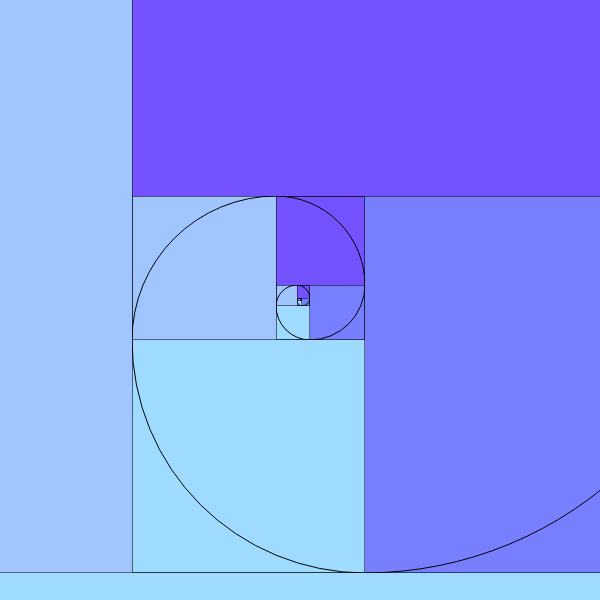
Frame 1 (no input)
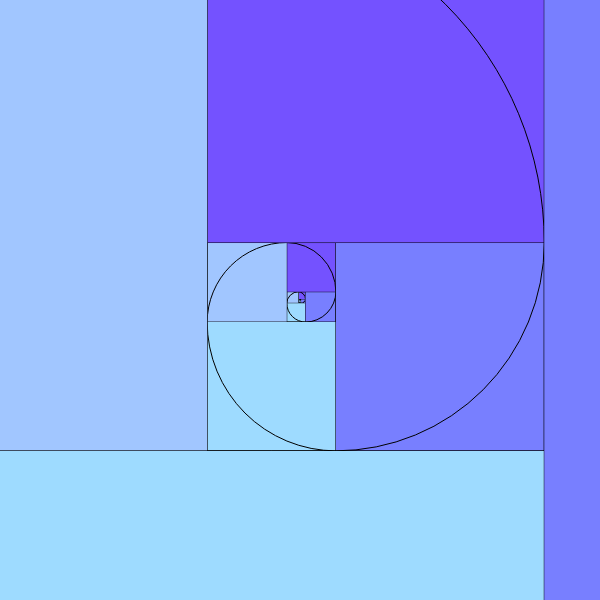
Frame 60 (no input)
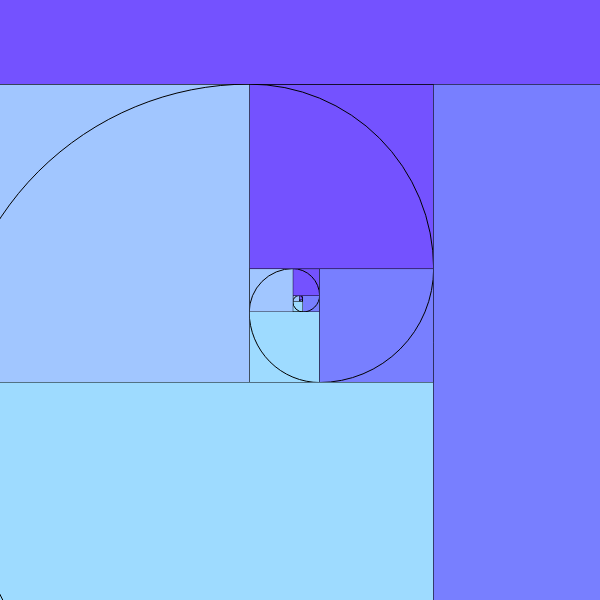
Frame 120 (the mouse pressed at the canvas centre since frame 60)

The p5.js sketch that drew these frames (run headless with seeded random() and noise() and a simulated clock; from frame 60 on, the mouse is pressed at the canvas centre):

// p5.js sketch
// ── sketch.js
const CANVAS_WIDTH = 600
const CANVAS_HEIGHT = 600
let fibs = [1,1]
let scale = 1
let minScale

const colors = ['#9edbff', '#787fff', '#7452ff', '#a1c6ff']

function setup () {
  createCanvas(CANVAS_WIDTH, CANVAS_HEIGHT)
  angleMode(DEGREES)
  initFibs()
  setMinScale()
}

function draw () {
  background(200)
  translate(CANVAS_WIDTH/2, CANVAS_HEIGHT/2)

  for (let i = 0; i < fibs.length; i++) {
    const fib = fibs[i]*scale
    const color = colors[i%4]
    fill(color)
    rect(0, 0, fib, fib)
    arc(fib, 0, 2*fib, 2*fib, 90, 180)
    translate(fib, fib)
    rotate(-90)
  }

  if (scale <= minScale) {
    fibs = [1,1]
    initFibs()
    scale = 1
  } else {
    scale *= 0.99
  }
}

function addFib () {
  const fibLen = fibs.length

  fibs.push(fibs[fibLen-1] + fibs[fibLen-2])
}

function initFibs () {
  for(let i = 0; i < 25; i++) {
    addFib()
  }
}

function setMinScale () {
  const fibLen = fibs.length

  minScale = fibs[fibLen-5]/fibs[fibLen-1]
}
